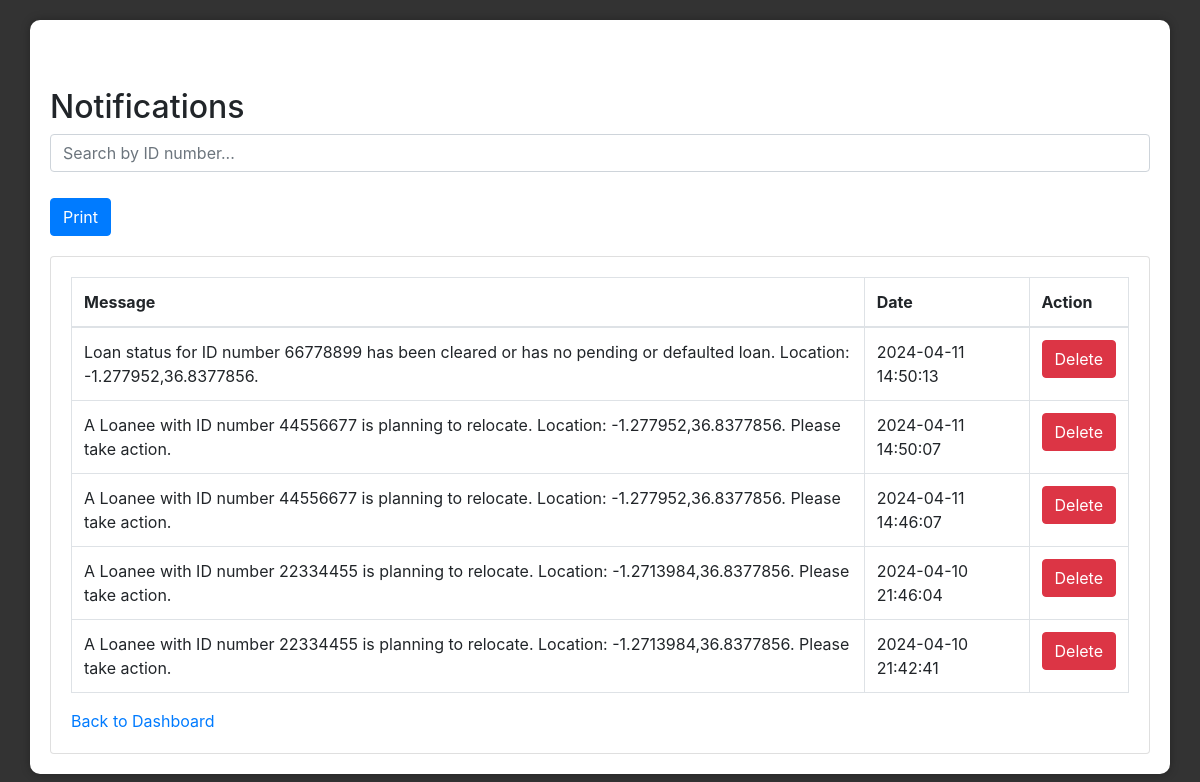
The page /notifications.php on the database its author committed.
### tables this page shows
CREATE TABLE `notifications` (
  `id` int NOT NULL,
  `user_id` int NOT NULL,
  `message` text NOT NULL,
  `created_at` timestamp NOT NULL DEFAULT CURRENT_TIMESTAMP
);

### notifications.php (the view, shortened to what this page needs)
<!DOCTYPE html>
<html lang="en">
<head>
    <link href="https://stackpath.bootstrapcdn.com/bootstrap/4.5.2/css/bootstrap.min.css" rel="stylesheet">
</head>
<body>
    <div class="container">
        <div class="mt-5">
            <h2>Notifications</h2>
            <input type="text" id="searchInput" class="form-control mb-3" placeholder="Search by ID number..." />
            <button id="printButton" class="btn btn-primary print-button">Print</button>
            <div class="card">
                <div class="card-body" id="notificationList">
                    <div class="table-responsive">
                        <table class="table table-bordered">
                            <thead>
                                <tr>
                                    <th>Message</th>
                                    <th>Date</th>
                                    <th>Action</th>
                                </tr>
                            </thead>
                            <tbody>
                                <?php
                                $conn = new mysqli("localhost", "syftware_amis", "amis2024/..", "syftware_lddt");
                                $sql = "SELECT * FROM notifications ORDER BY created_at DESC";
                                $result = $conn->query($sql);
                                if ($result->num_rows > 0) {
                                    while ($row = $result->fetch_assoc()) {
                                        echo "<tr class='notification' data-id='{$row['id']}'>";
                                        echo "<td>{$row['message']}</td>";
                                        echo "<td>{$row['created_at']}</td>";
                                        echo "<td><button class='btn btn-danger delete-button' data-id='{$row['id']}'>Delete</button></td>";
                                        echo "</tr>";
                                    }
                                } else {
                                    echo "<tr><td colspan='3'>No notifications</td></tr>";
                                }
                                ?>
                            </tbody>
                        </table>
                    </div>
                    <a href="dashboard.php">Back to Dashboard</a>
                </div>
            </div>
        </div>
    </div>
</body>
</html>

### notifications.php (style rules this page uses)
body { padding: 20px; background-color: #333; }
.container { background-color: #fff; border-radius: 10px; padding: 20px; box-shadow: 0 0 10px rgba(0, 0, 0, 0.3); }
.card { margin-top: 20px; }
.card-body { padding: 20px; }
.form-control { margin-bottom: 10px; }
.print-button { margin-top: 10px; }

### rows shown on the page
notifications: message "Loan status for ID number 66778899 has been cleared or has no pending or defaulted loan. Location: -1.277952,36.8377856.", created_at "2024-04-11 14:50:13"
notifications: message "A Loanee with ID number 44556677 is planning to relocate. Location: -1.277952,36.8377856. Please take action.", created_at "2024-04-11 14:50:07"
notifications: message "A Loanee with ID number 44556677 is planning to relocate. Location: -1.277952,36.8377856. Please take action.", created_at "2024-04-11 14:46:07"
notifications: message "A Loanee with ID number 22334455 is planning to relocate. Location: -1.2713984,36.8377856. Please take action.", created_at "2024-04-10 21:46:04"
notifications: message "A Loanee with ID number 22334455 is planning to relocate. Location: -1.2713984,36.8377856. Please take action.", created_at "2024-04-10 21:42:41"
